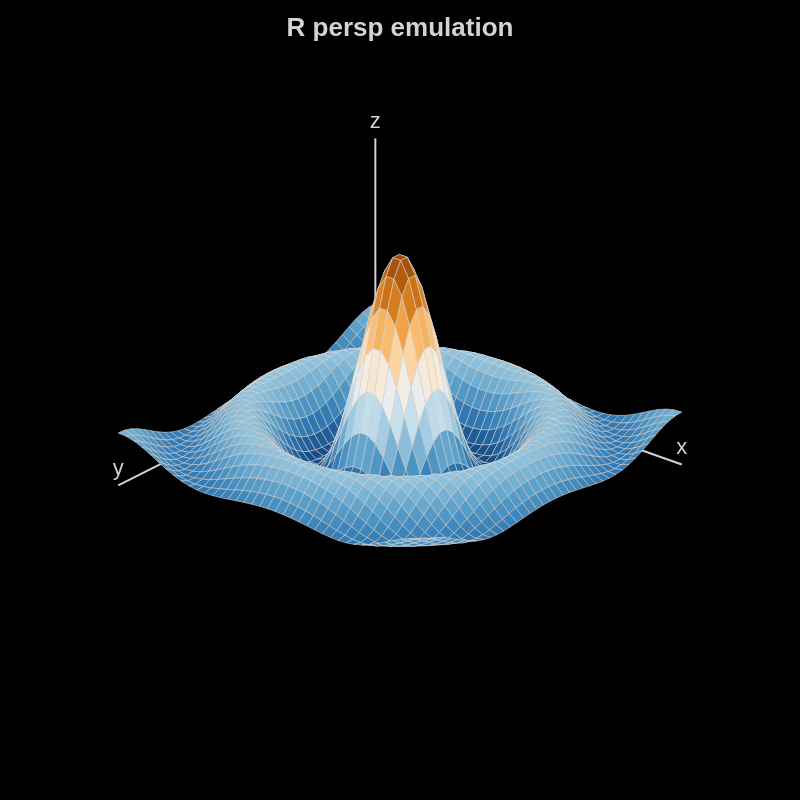

Specify this chart in Vega-Lite:
### Vega specification from a JSON file in a GitHub repository (floating-point values rounded to 4 significant figures)
{"$schema": "https://vega.github.io/schema/vega/v5.json", "width": 400, "height": 400, "background": "black", "title": {"text": "R persp emulation", "color": {"signal": "axis_color"}, "dy": 25}, "signals": [{"name": "x_sequence", "value": {"min": -10, "max": 10, "count": 40}}, {"name": "y_sequence", "init": "x_sequence"}, {"name": "size_matrix", "init": "length(data('matrix'))"}, {"name": "size", "init": "min(width,height)/2"}, {"name": "expand", "value": 0.6, "bind": {"input": "range", "min": 0, "max": 2, "step": 0.1}}, {"name": "grid_color", "value": "lightgrey"}, {"name": "axis_color", "value": "lightgrey"}, {"name": "scale", "value": 1, "bind": {"input": "range", "min": 0, "max": 2, "step": 0.1}, "on": [{"events": "view:mousewheel", "update": "max(0, min(2, scale + (event.wheelDelta > 0 ? 0.1 : -0.1)))"}]}, {"name": "angle_HOR", "on": [{"events": {"source": "view", "type": "mousemove", "filter": "event.buttons === 1"}, "update": "theta + ((event.movementX < 0) ^ (phi > 180) ? 5 : (event.movementX > 0) ^(phi > 180) ? -5 : 0)"}]}, {"name": "validAngle_HOR", "update": "angle_HOR % 360 <0 ? 360 + angle_HOR % 360 : angle_HOR % 360"}, {"name": "angle_VER", "on": [{"events": {"source": "view", "type": "mousemove", "filter": "event.buttons === 1"}, "update": "phi + (event.movementY < 0 ? 5 : event.movementY > 0 ? -5 : 0)"}]}, {"name": "validAngle_VER", "update": "angle_VER % 360 <0 ? 360 + angle_VER % 360 : angle_VER % 360"}, {"name": "theta", "value": 40, "bind": {"input": "range", "min": 0, "max": 360, "step": 1}, "on": [{"events": {"signal": "validAngle_HOR"}, "update": "validAngle_HOR"}]}, {"name": "phi", "value": 65, "bind": {"input": "range", "min": 0, "max": 360, "step": 1}, "on": [{"events": {"signal": "validAngle_VER"}, "update": "validAngle_VER"}]}, {"name": "axes", "value": true, "bind": {"input": "checkbox"}}, {"name": "grid", "value": "true", "bind": {"input": "checkbox"}}, {"name": "scheme", "value": "blueorange", "bind": {"input": "select", "options": ["viridis", "blueorange", "darkgold", "darkblue", "darkgreen", "darkmulti", "purplegreen", "spectral"]}}, {"name": "equation", "value": "10*sin(sqrt(x²+y²))/sqrt(x²+y²)", "bind": {"input": "select", "options": ["10*sin(sqrt(x²+y²))/sqrt(x²+y²)", "x*y³ - y*x³", "sqrt(x²+y²)"]}}, {"name": "equation_id_changed", "update": "equation_id >0 ? setdata('areas',[{}]):null"}, {"name": "equation_id", "value": 1, "update": "equation === '10*sin(sqrt(x²+y²))/sqrt(x²+y²)' ? 1:(equation === 'x*y³ - y*x³' ? 2 : 3)"}, {"name": "qrAngle_HOR", "init": "PI*(theta)/360", "on": [{"events": {"signal": "-theta"}, "update": "PI*(theta)/360"}]}, {"name": "qrAngle_VER", "init": "PI*(phi)/360", "on": [{"events": {"signal": "phi"}, "update": "PI*(phi)/360"}]}, {"name": "qrw0", "update": "cos(qrAngle_VER)"}, {"name": "qrw1", "update": "cos(qrAngle_HOR)"}, {"name": "qrx0", "update": "sin(qrAngle_VER)"}, {"name": "qrz1", "update": "sin(qrAngle_HOR)"}, {"name": "q", "update": "{x:qrx0*qrw1, y:-qrx0*qrz1, z:qrw0*qrz1, w: qrw0*qrw1}"}, {"name": "q_1", "update": "{x:-q.x, y:-q.y, z: -q.z, w: q.w}"}, {"name": "matrix_values", "init": "{}", "on": [{"events": "area:mouseover,line:mouseover", "update": "{'x':format(invert('scale_x',datum.x),'.2f'),'y':format(invert('scale_y',datum.y),'.2f'),'z':format(datum.value,'.2f')}"}, {"events": "area:mouseout,line:mouseout", "update": "{}"}]}], "scales": [{"name": "scale_x", "type": "linear", "domain": {"data": "z_matrix", "field": "x"}, "range": [{"signal": "-size/2"}, {"signal": "size/2"}]}, {"name": "scale_y", "type": "linear", "domain": {"data": "z_matrix", "field": "y"}, "range": [{"signal": "-size/2"}, {"signal": "size/2"}]}, {"name": "scale_z", "type": "linear", "domain": {"data": "z_matrix", "field": "z"}, "range": [{"signal": "-size/2"}, {"signal": "size/2"}]}], "data": [{"name": "matrix", "values": [], "transform": [{"type": "sequence", "start": {"signal": "x_sequence.min"}, "stop": {"signal": "x_sequence.max+(x_sequence.max-x_sequence.min)/(x_sequence.count-1)"}, "step": {"signal": "(x_sequence.max-x_sequence.min)/(x_sequence.count-1)"}, "as": "x"}, {"type": "formula", "expr": "sequence(y_sequence.min,y_sequence.max + (y_sequence.max-y_sequence.min)/(y_sequence.count-1),(y_sequence.max-y_sequence.min)/(y_sequence.count-1))", "as": "y"}, {"type": "flatten", "fields": ["y"]}]}, {"name": "z_matrix", "source": "matrix", "transform": [{"type": "formula", "expr": "equation_id == 1 ? 10*sin(sqrt(pow(datum.x,2)+pow(datum.y,2)))/sqrt(pow(datum.x,2)+pow(datum.y,2)): (equation_id == 2 ? datum.x*pow(datum.y,3) - datum.y*pow(datum.x,3):sqrt(pow(datum.x,2)+pow(datum.y,2)))", "as": "z"}]}, {"name": "scaled_z_matrix", "source": "z_matrix", "transform": [{"type": "formula", "expr": "expand*datum.z", "as": "scaled_z"}]}, {"name": "projections", "source": "scaled_z_matrix", "transform": [{"type": "collect", "sort": {"field": ["x", "y"], "order": ["ascending", "ascending"]}}, {"type": "formula", "expr": "{x:scale('scale_x',datum.x),y:scale('scale_y',datum.y),z:scale('scale_z',datum.scaled_z)}", "as": "points"}, {"type": "formula", "expr": "{x:q.w * datum.points.x + q.y*datum.points.z- q.z * datum.points.y, y:q.w * datum.points.y - q.x * datum.points.z  + q.z*datum.points.x, z:q.w * datum.points.z  + q.x*datum.points.y - q.y * datum.points.x, w: -q.x * datum.points.x - q.y * datum.points.y - q.z * datum.points.z}", "as": "q1"}, {"type": "formula", "expr": "{x:datum.q1.w * q_1.x + datum.q1.x * q_1.w + datum.q1.y * q_1.z - datum.q1.z * q_1.y, y:datum.q1.w * q_1.y - datum.q1.x * q_1.z + datum.q1.y * q_1.w + datum.q1.z * q_1.x, z:datum.q1.w * q_1.z + datum.q1.x * q_1.y - datum.q1.y * q_1.x + datum.q1.z * q_1.w}", "as": "pq2"}, {"type": "formula", "expr": "(datum.pq2.x)*scale", "as": "x"}, {"type": "formula", "expr": "(datum.pq2.y)*scale", "as": "y"}, {"type": "formula", "expr": "(datum.pq2.z)", "as": "pq_z"}]}, {"name": "axes", "values": [{"root": {"x": -100, "y": -100, "z": -85.46}, "q1": {"x": -33.5, "y": -43.7, "z": -143.1, "w": 61.66}, "pq2": {"x": -24.56, "y": 59.98, "z": -152.0}, "p_root": {"x": -24.56, "y": 59.98}, "axis": [{"label": "x", "x": 100, "y": -100, "z": -85.46}, {"label": "y", "x": -100, "y": 100, "z": -85.46}, {"label": "z", "x": -100, "y": -100, "z": 34.54}]}], "transform": [{"type": "formula", "expr": "{x:range('scale_x')[0],y:range('scale_y')[0],z:scale('scale_z',domain('scale_z')[0]*expand)}", "as": "root"}, {"type": "formula", "expr": "{x:q.w * datum.root.x + q.y*datum.root.z- q.z * datum.root.y, y:q.w * datum.root.y - q.x * datum.root.z  + q.z*datum.root.x, z:q.w * datum.root.z  + q.x*datum.root.y - q.y * datum.root.x, w: -q.x * datum.root.x - q.y * datum.root.y - q.z * datum.root.z}", "as": "q1"}, {"type": "formula", "expr": "{x:datum.q1.w * q_1.x + datum.q1.x * q_1.w + datum.q1.y * q_1.z - datum.q1.z * q_1.y, y:datum.q1.w * q_1.y - datum.q1.x * q_1.z + datum.q1.y * q_1.w + datum.q1.z * q_1.x, z:datum.q1.w * q_1.z + datum.q1.x * q_1.y - datum.q1.y * q_1.x + datum.q1.z * q_1.w}", "as": "pq2"}, {"type": "formula", "expr": "{x:(datum.pq2.x)*scale, y:(datum.pq2.y)*scale}", "as": "p_root"}, {"type": "formula", "expr": "[{label:'x', x:range('scale_x')[1],y:range('scale_y')[0],z:scale('scale_z',domain('scale_z')[0]*expand)},{label:'y', x:range('scale_x')[0],y:range('scale_y')[1],z:scale('scale_z',domain('scale_z')[0]*expand)},{label:'z', x:range('scale_x')[0],y:range('scale_y')[0],z:scale('scale_z',domain('scale_z')[1]*expand)}]", "as": "axis"}, {"type": "flatten", "fields": ["axis"]}, {"type": "formula", "expr": "{x:q.w * datum.axis.x + q.y*datum.axis.z- q.z * datum.axis.y, y:q.w * datum.axis.y - q.x * datum.axis.z  + q.z*datum.axis.x, z:q.w * datum.axis.z  + q.x*datum.axis.y - q.y * datum.axis.x, w: -q.x * datum.axis.x - q.y * datum.axis.y - q.z * datum.axis.z}", "as": "q1"}, {"type": "formula", "expr": "{x:datum.q1.w * q_1.x + datum.q1.x * q_1.w + datum.q1.y * q_1.z - datum.q1.z * q_1.y, y:datum.q1.w * q_1.y - datum.q1.x * q_1.z + datum.q1.y * q_1.w + datum.q1.z * q_1.x, z:datum.q1.w * q_1.z + datum.q1.x * q_1.y - datum.q1.y * q_1.x + datum.q1.z * q_1.w}", "as": "pq2"}, {"type": "formula", "expr": "{x:(datum.pq2.x)*scale, y:(datum.pq2.y)*scale}", "as": "p_axis"}]}, {"name": "areas", "values": [{"i": [1, 2, 3, 4, 5, 6, 7, 8, 9, 10, 11, 12, 13, 14, 15, 16, 17, 18, 19, 20, 21, 22, 23, 24, 25, 26, 27, 28, 29, 30, 31, 32, 33, 34, 35, 36, 37, 38, 39], "j": [1, 2, 3, 4, 5, 6, 7, 8, 9, 10, 11, 12, 13, 14, 15, 16, 17, 18, 19, 20, 21, 22, 23, 24, 25, 26, 27, 28, 29, 30, 31, 32, 33, 34, 35, 36, 37, 38, 39]}], "transform": [{"type": "formula", "expr": "sequence(1,x_sequence.count,1)", "as": "i"}, {"type": "formula", "expr": "sequence(1,y_sequence.count,1)", "as": "j"}, {"type": "flatten", "fields": ["i"]}, {"type": "flatten", "fields": ["j"]}, {"type": "formula", "expr": "[(datum.i-1)*y_sequence.count+(datum.j-1),(datum.i)*y_sequence.count+(datum.j-1),(datum.i)*y_sequence.count+(datum.j),(datum.i-1)*y_sequence.count+(datum.j),(datum.i-1)*y_sequence.count+(datum.j-1)]", "as": "indice"}, {"type": "flatten", "fields": ["indice"]}, {"type": "formula", "expr": "data('projections')[datum.indice]", "as": "item"}, {"type": "project", "fields": ["i", "j", "item.x", "item.y", "item.z", "item.pq_z"], "as": ["i", "j", "x", "y", "z", "pq_z"]}, {"type": "window", "groupby": ["i", "j"], "fields": ["z", "pq_z"], "frame": [null, null], "ops": ["average", "average"], "as": ["value", "avg_pqz"]}, {"type": "collect", "sort": {"field": ["avg_pqz"]}}]}], "marks": [{"name": "axes_m", "type": "rule", "from": {"data": "axes"}, "encode": {"enter": {"stroke": {"signal": "axis_color"}, "strokewidth": {"value": 1}}, "update": {"opacity": {"signal": "axes?1:0"}, "x": {"field": "p_root.x", "offset": {"signal": "width/2"}}, "y": {"field": "p_root.y", "offset": {"signal": "height/2.5"}}, "x2": {"field": "p_axis.x", "offset": {"signal": "width/2"}}, "y2": {"field": "p_axis.y", "offset": {"signal": "height/2.5"}}}}}, {"type": "text", "from": {"data": "axes_m"}, "encode": {"enter": {"text": {"field": "datum.axis.label"}, "fill": {"signal": "axis_color"}, "align": {"value": "center"}}, "update": {"opacity": {"signal": "axes?1:0"}, "xc": {"field": "x2"}, "yc": {"field": "y2", "offset": -5}, "tooltip": {"signal": "{'min':format(domain('scale_'+datum.datum.axis.label)[0],'.2f'),'max':format(domain('scale_'+datum.datum.axis.label)[1],'.2f')}"}}}}, {"type": "group", "from": {"facet": {"name": "area", "data": "areas", "groupby": ["i", "j"]}}, "scales": [{"name": "color", "type": "linear", "domain": {"data": "areas", "field": "value"}, "range": {"scheme": {"signal": "scheme"}}}], "marks": [{"type": "area", "from": {"data": "area"}, "encode": {"update": {"fill": {"field": "value", "scale": "color"}, "x": {"field": "x", "offset": {"signal": "width/2"}}, "y": {"field": "y", "offset": {"signal": "height/2.5"}}, "y2": {"value": 0}}}}, {"type": "line", "from": {"data": "area"}, "encode": {"enter": {}, "update": {"strokeWidth": [{"test": "grid", "value": 0.3}, {"value": 1}], "stroke": [{"test": "grid", "signal": "grid_color"}, {"field": "value", "scale": "color"}], "x": {"field": "x", "offset": {"signal": "width/2"}}, "y": {"field": "y", "offset": {"signal": "height/2.5"}}, "y2": {"value": 0}}}}]}, {"type": "text", "encode": {"enter": {"fill": {"signal": "axis_color"}, "align": {"value": "center"}}, "update": {"xc": {"signal": "width/2"}, "yc": {"signal": "height*0.85"}, "text": {"signal": "'x: '+matrix_values.x+', y: '+matrix_values.y+', z: '+matrix_values.z"}, "opacity": {"signal": "isValid(matrix_values.x)?1:0"}}}}]}
